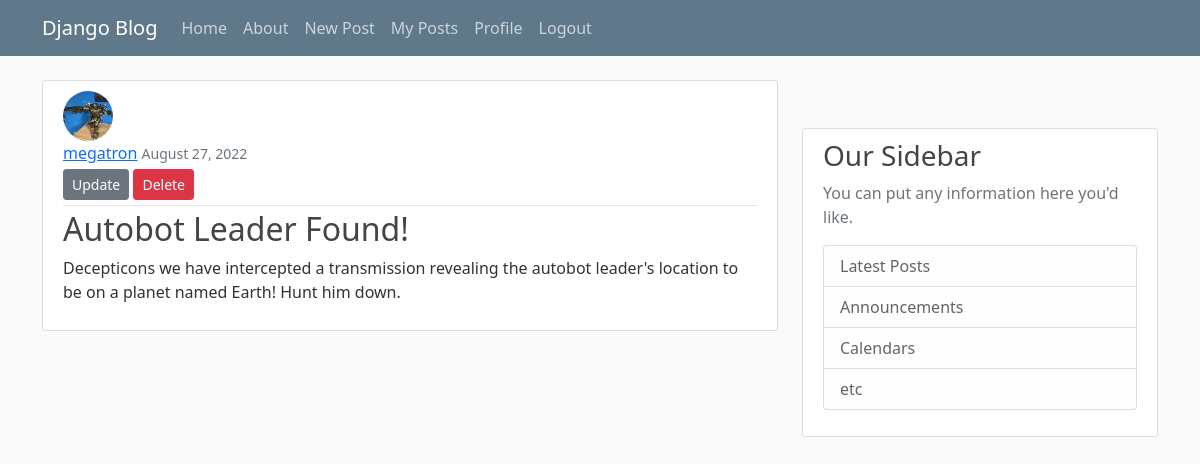
/post/3/ (signed in), run on the app's committed database.
### blog/models.py (models this page shows, shortened)
class Post(models.Model):
    title = models.CharField(max_length=100)
    content = models.TextField()
    date_posted = models.DateTimeField(default=timezone.now)
    author = models.ForeignKey(User, on_delete=models.CASCADE)

### users/models.py (models this page shows, shortened)
class Profile(models.Model):
    user=models.OneToOneField(User, on_delete=models.CASCADE)
    image = models.ImageField(default='default.jpg', upload_to='profile_pics')

### blog/views.py (the view)
class PostDetailView(LoginRequiredMixin,DetailView):
    model = Post

### blog/templates/blog/post_detail.html
{% extends "base.html" %}
{% block content %}
    <article class="media content-section">
        <img class="rounded-circle article-img" style="height: 50px; width:50px" src="{{ object.author.profile.image.url }}">
        <div class="media-body">
        <div class="article-metadata">
            <a class="mr-2" href="#">{{ object.author }}</a>
            <small class="text-muted">{{ object.date_posted|date:"F d, Y" }}</small>
            {% if object.author == user %}
                <div>
                    <a class="btn btn-secondary btn-sm my-1" href="{% url 'post-update' object.id %}">Update</a>
                <a class="btn btn-danger btn-sm my-1" href="{% url 'post-delete' object.id %}">Delete</a>
                </div>
            {% endif %}
        </div>
        <h2 class="article-title">{{ object.title }}</h2>
        <p class="article-content">{{ object.content }}</p>
        </div>
    </article>
{% endblock content %}

### blog/static/main.css (style rules this page uses)
body { background: #fafafa; color: #333333; margin-top: 5rem; }
h1, h2, h3, h4, h5, h6 { color: #444444; }
.content-section { background: #ffffff; padding: 10px 20px; border: 1px solid #dddddd; border-radius: 3px; margin-bottom: 20px; }
.article-title { color: #444444; }
.article-content { white-space: pre-line; }
.article-img { height: 65px; width: 65px; margin-right: 16px; }
.article-metadata { padding-bottom: 1px; margin-bottom: 4px; border-bottom: 1px solid #e3e3e3 }

### data on the page
Post: author.profile.image (picture), author "megatron", date_posted "August 27, 2022", title "Autobot Leader Found!", content "Decepticons we have intercepted a transmission revealing the autobot leader's location to be on a planet named Earth! Hunt him down."
